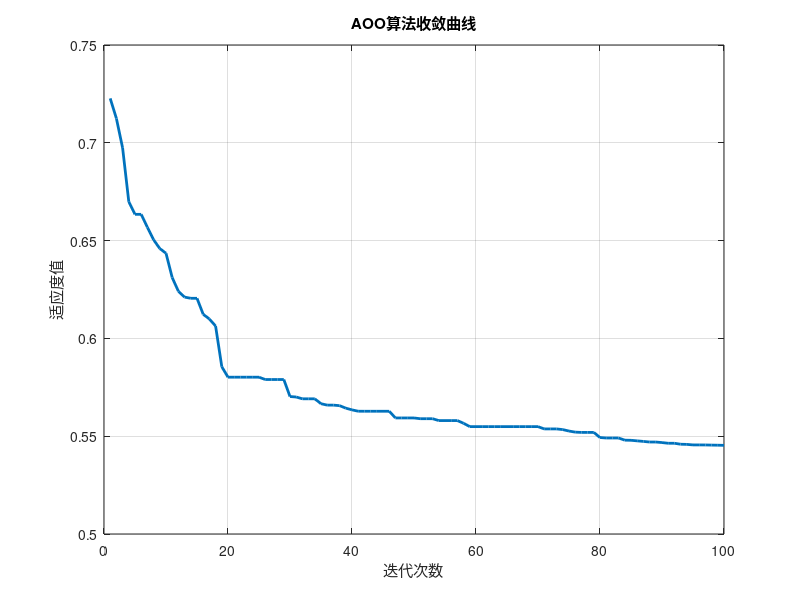
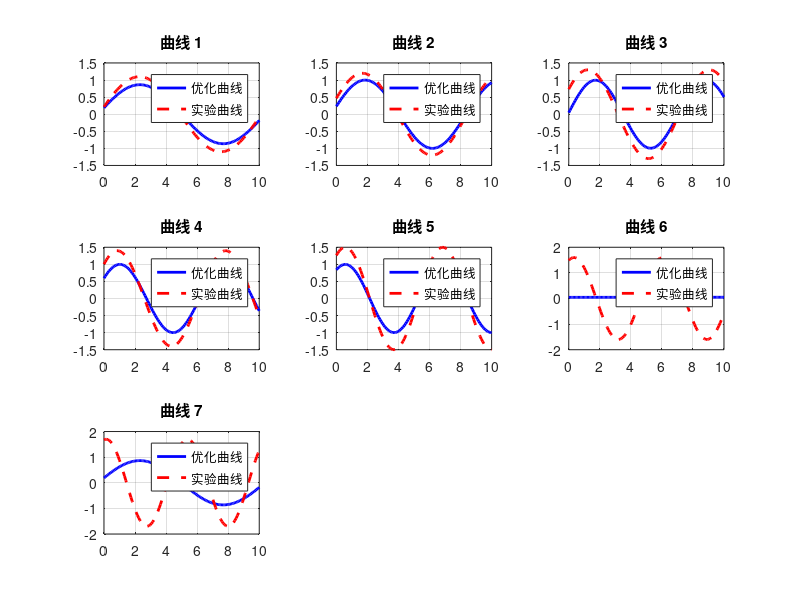

Here is the MATLAB script that generated these plots, in order:
function AOO_optimization_curve_fitting()
       clc;
    clear;
    close all;
        N = 30;                  
    Max_iter = 100;       
    dim = 18;                 
    lb = zeros(1, dim);       
    ub = ones(1, dim);        
    
    X = initialization(N, dim, ub, lb);

    fitness = zeros(1, N);
    for i = 1:N
        fitness(i) = objective_function(X(i, :));
    end
    
    [best_fitness, best_index] = min(fitness);
    X_best = X(best_index, :);
    convergence_curve = zeros(1, Max_iter);
    
    for t = 1:Max_iter

        c = 1 - (t / Max_iter)^3;  
        
        for i = 1:N

            r = rand();
            m = 0.5 * r / dim; 
            L = N * r / dim;     
            e = 0.5 * r / dim;  
            
            
            if rand() > 0.5
              
                W = (c / pi) * (2 * rand(1, dim) - 1) .* ub;
                                if mod(i, round(N/10)) == 0
                                      X_new = mean(X, 1) + W;
                elseif mod(i, round(N/10)) == 1
                                   X_new = X_best + W;
                else
                                 X_new = X(i, :) + W;
                end
            else
                              if rand() > 0.5
                                        A = ub - abs(ub .* t .* sin(2 * pi * rand()) / Max_iter);
                    R = (m * e + L^2) * (2 * A .* rand(1, dim) - A) / dim;
                    
                                        beta = 1.5;
                    sigma = (gamma(1 + beta) * sin(pi * beta / 2) / ...
                           (gamma((1 + beta) / 2) * beta * 2^((beta - 1)/2)))^(1/beta);
                    u = randn(1, dim) * sigma;
                    v = randn(1, dim);
                    step = u ./ abs(v).^(1/beta);
                    Levy = 0.01 * step;
                    
                    X_new = X_best + R + c * Levy .* X_best;
                else
                             B = ub - abs(ub .* t .* cos(2 * pi * rand()) / Max_iter);
                    
                    k = 0.5 + 0.5 * rand();      
                    x_param = 3 * rand() / dim; 
                    theta = pi * rand();         
                    a = (1 / pi) * exp(rand());  
                    
                    J = (2 * k * x_param^2 * sin(2 * theta)) / (m * 9.8) * ...
                        (2 * B .* rand(1, dim) - B) / dim * (1 - a);
                    
                                       beta = 1.5;
                    sigma = (gamma(1 + beta) * sin(pi * beta / 2) / ...
                           (gamma((1 + beta) / 2) * beta * 2^((beta - 1)/2)))^(1/beta);
                    u = randn(1, dim) * sigma;
                    v = randn(1, dim);
                    step = u ./ abs(v).^(1/beta);
                    Levy = 0.01 * step;
                    
                    X_new = X_best + J + c * Levy .* X_best;
                end
            end
            
            X_new = max(X_new, lb);
            X_new = min(X_new, ub);
            
                     f_new = objective_function(X_new);
            

            if f_new < fitness(i)
                X(i, :) = X_new;
                fitness(i) = f_new;
                

                if f_new < best_fitness
                    best_fitness = f_new;
                    X_best = X_new;
                end
            end
        end
        
            convergence_curve(t) = best_fitness;
        

        if mod(t, 10) == 0
            fprintf('迭代次数: %d, 最佳适应度: %.6f\n', t, best_fitness);
        end
    end
    

    fprintf('\n优化完成!\n');
    fprintf('最佳适应度值: %.6f\n', best_fitness);
    fprintf('最佳参数: \n');
    disp(X_best);

    figure;
    plot(convergence_curve, 'LineWidth', 2);
    xlabel('迭代次数');
    ylabel('适应度值');
    title('AOO算法收敛曲线');
    grid on;
    
    plot_optimal_curves(X_best);
end

function X = initialization(N, dim, ub, lb)
    X = zeros(N, dim);
    for i = 1:N
        X(i, :) = lb + (ub - lb) .* rand(1, dim);
    end
end
function f = objective_function(x)
    generated_curves = surrogate_model(x);
    
        experimental_curves = load_experimental_curves();
    
    error = 0;
    for i = 1:7
        curve_error = sqrt(mean((generated_curves(i, :) - experimental_curves(i, :)).^2));
        error = error + curve_error;
    end
    
    f = error / 7; 
end


function curves = surrogate_model(params)
 
    x_points = linspace(0, 10, 122);
    curves = zeros(7, 122);
    
    for i = 1:7
    
        amplitude = params(mod(i-1, 6) + 1);
        frequency = params(mod(i, 6) + 7);
        phase = params(mod(i+1, 6) + 13);
        
        curves(i, :) = amplitude * sin(frequency * x_points + phase);
    end
end

function exp_curves = load_experimental_curves()
        x_points = linspace(0, 10, 122);
    exp_curves = zeros(7, 122);
    
    for i = 1:7
      
        exp_curves(i, :) = (1 + 0.1*i) * sin((0.5 + 0.1*i) * x_points + 0.2*i);
    end
end

function plot_optimal_curves(best_params)
    generated_curves = surrogate_model(best_params);
    experimental_curves = load_experimental_curves();
    x_points = linspace(0, 10, 122);
    
    figure;
    for i = 1:7
        subplot(3, 3, i);
        plot(x_points, generated_curves(i, :), 'b-', 'LineWidth', 2);
        hold on;
        plot(x_points, experimental_curves(i, :), 'r--', 'LineWidth', 2);
        title(['曲线 ' num2str(i)]);
        legend('优化曲线', '实验曲线', 'Location', 'best');
        grid on;
    end
    
    total_error = 0;
    for i = 1:7
        error_i = sqrt(mean((generated_curves(i, :) - experimental_curves(i, :)).^2));
        total_error = total_error + error_i;
        fprintf('曲线 %d 的RMSE: %.6f\n', i, error_i);
    end
    fprintf('平均RMSE: %.6f\n', total_error/7);
end
